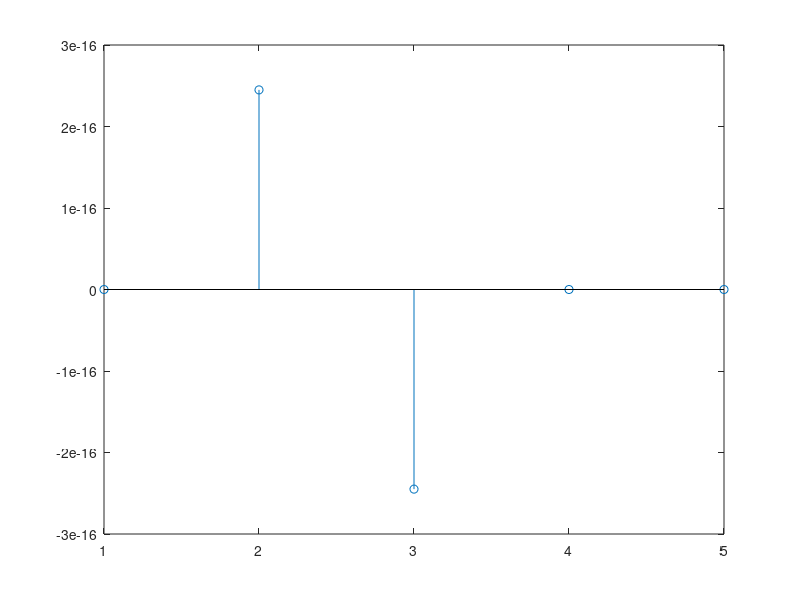
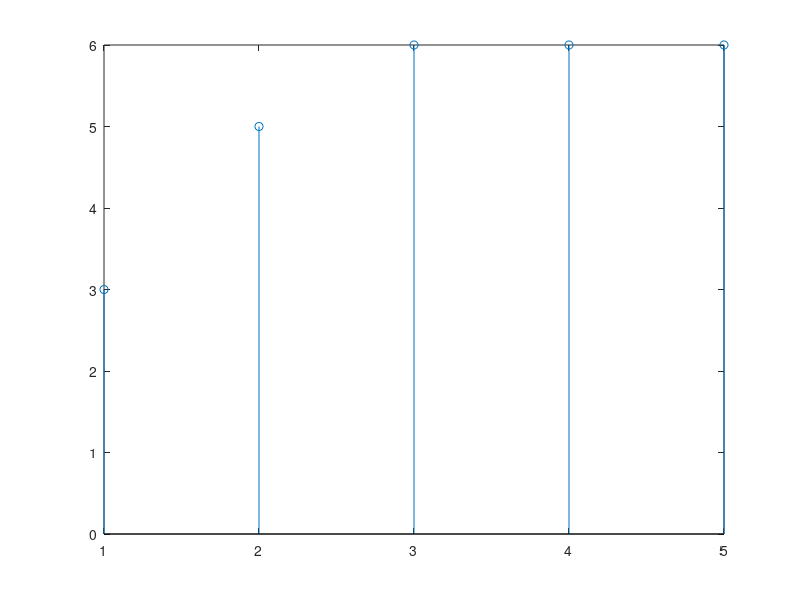
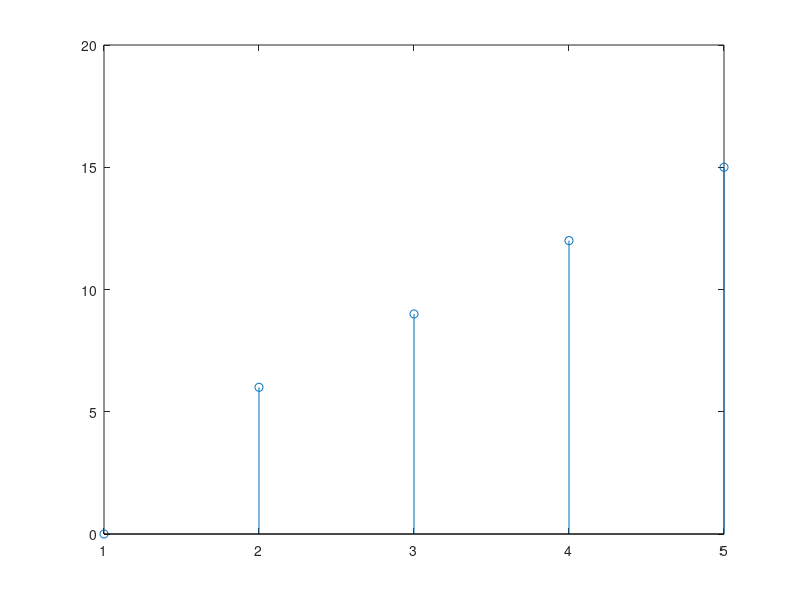
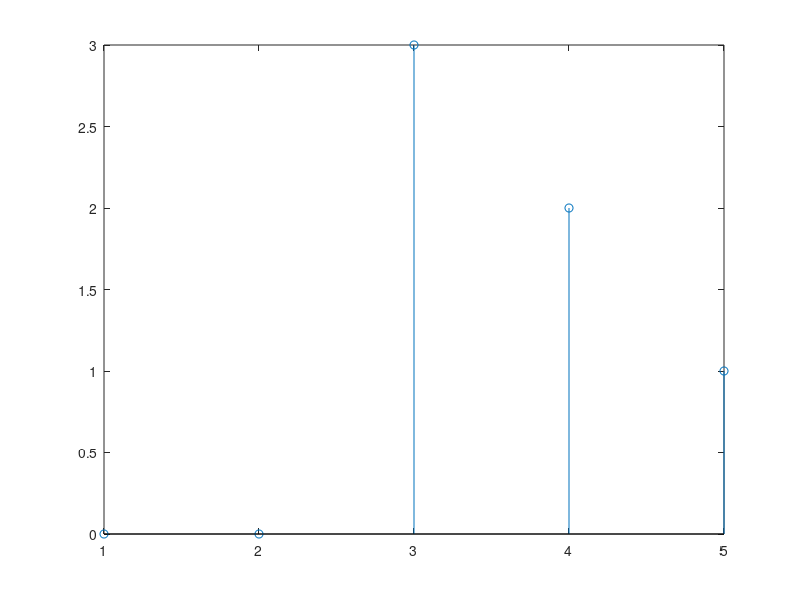

Write the MATLAB code that produced these figures, in order.
close all
clear all
clc
% ------------------------------------------------
% sistema 1
% y[n]=g[n]*x[n]; con g[n]=A*sin(w*n*T), w=2*pi*f y T periodo de muestreo
A=1;
f=5;
w=2*pi*f;
T=0.1;

x1=[3 2 1 0 0];

n=[0 1 2 3 4];
g=A*sin(w*n*T);

y1=g.*x1;

figure;
stem(y1);
% ------------------------------------------------
% sistema 2
% y[n]=sum(x[k]) con k=no:n
x2=[3 2 1 0 0];

suma=0;
for k=1:length(x2)
    y2(k)=suma+x2(k);
    suma=y2(k);
end

figure;
stem(y2);
% ------------------------------------------------
% sistema 3
% y[n]=sum(x[k]) con k=n-no:n+no
x3=[1 2 3 4 5 6];

no=1;

for n=(1+no):(length(x3)-no)
    suma=0;
    for k=(n-no):(n+no)
        y3(n)=suma+x3(k);
        suma=y3(n);
    end
end

figure;
stem(y3);
% ------------------------------------------------
% sistema 4
% y[n]=x[n-no]
x4=[3 2 1 0 0];

n=length(x4);

no=2;
x_desp=zeros(1,no);

y4=[x_desp x4(1:(n-no))];

figure;
stem(y4);
% ------------------------------------------------
% sistema 5
% y[n]=exp(x[n])
x5=[3 2 1 0 0];

y5=exp(x5);

figure;
stem(y5);
% ------------------------------------------------
% sistema 6
x6=[3 2 1 0 0];

y6=x6+2;

figure;
stem(y6);
% ------------------------------------------------
% sistema 7
x7=[3 2 1 0 0];

for k=1:length(x7)
    y7(k)=(k-1)*x7(k);
end

figure;
stem(y7);
% ------------------------------------------------